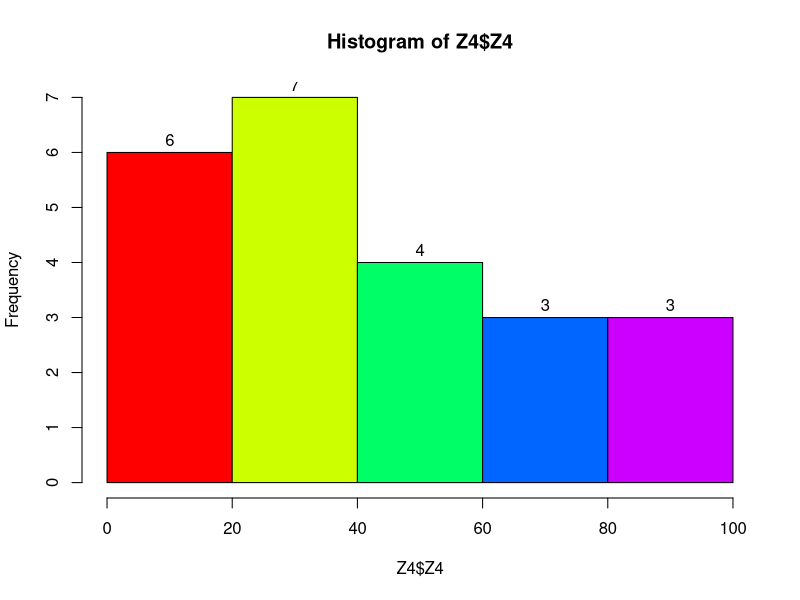

Write R code to recreate this figure.
# Ustalenie poprawnej ścieżki
getwd()
setwd("./Kolokwium")

# A1
Z4 <- read.csv2("Z4.csv", header = T, sep = ";", dec = ".")
Z4

# A2
EX <- mean(Z4$Z4)
EX

# A2
mediana <- median(Z4$Z4)
mediana

# A2
pierwszy_kwantyl <- quantile(Z4$Z4, c(0.05))
pierwszy_kwantyl

# A3


# A4
kwantyl <- as.vector(quantile(Z4$Z4))
Q <- (kwantyl[4] - kwantyl[2]) / 2

czy_odstaje <- if(min(Z4$Z4) < kwantyl[2] - 3 * Q) {
  print("Ujemne wartosci odstajace")
  } else {
    if(min(Z4$Z4) < kwantyl[2] - 3 * Q){
      print("Ujemne wartosci odstajace")
      } else {
        print("Brak wartosci odstajacych")
        }
      }

# A5
histogram <- hist(Z4$Z4, breaks = 4, plot = T, col = rainbow(5), labels = TRUE)

# Własna funkcja
cat(
    sprintf("Załadowano plik Z4:\n"),
    sprintf("Średnia arytmetyczna Z4: %f\n", EX),
    sprintf("Mediana Z4: %f\n", mediana),
    sprintf("Pierwszy kwantyl: %f\n", pierwszy_kwantyl),
    sprintf("Obserwacje odstające: %s\n", czy_odstaje),
    sep = "\n"
)
